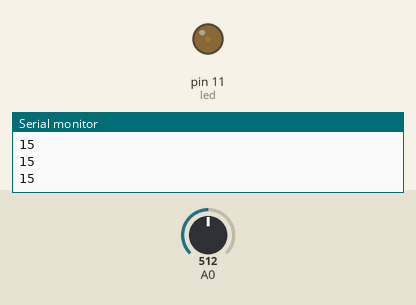
The sketch below on a simulated Arduino Uno, built with avr-gcc and run on an emulated ATmega328P. On the bench: output pins drawn as LEDs (lit = HIGH), the last lines printed to the serial monitor. The inputs (shaded band) are chosen by the test bench; at power-on: A0 = 512.

Above: at 1.2 s.
1.3 s: A0 set to 109
2.8 s: A0 set to 94
At 3.3 s:
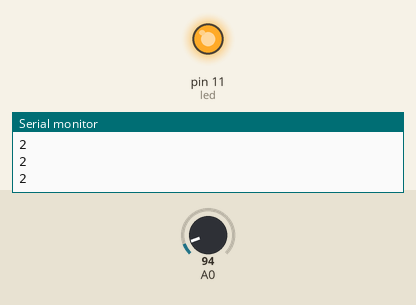
4.3 s: A0 set to 306
At 5.6 s:
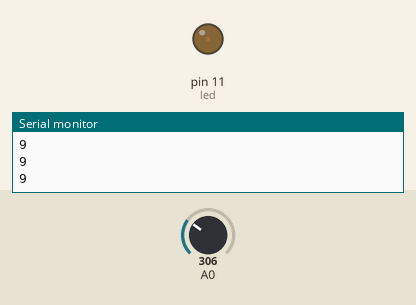
Timing chart, 0 to 7.3 s (numbered marks = the images above; inputs shaded):
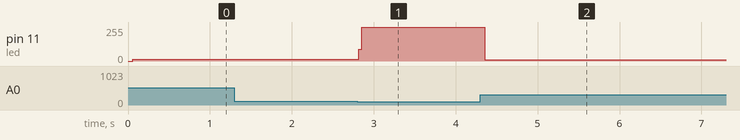

The sketch:

audio_based_led_blink.ino
```cpp
// 11 to RELAY INPUT / LED PIN
int led = 11;

int input;
void setup() {
  Serial.begin(9600);
  pinMode(led, OUTPUT);
}

void loop() {
  input = analogRead(A0);
  //By changing the denomintor the sensitivity can be changed
  input = input / 33;
  Serial.println(input);
  if (input > 2) {
    if (input == 0) {
      digitalWrite(led, HIGH);
    }
    else if (input == 1) {
      digitalWrite(led, HIGH);
    }
    else {
      digitalWrite(led, LOW);
      delay(5);
      digitalWrite(led, HIGH);

    }
  }
}
```

Measured:
- the behaviour switches between 99 and 98 on A0 (found by bisection; images 0 and 1)
- after the input at 2.8 s, pin 11 (led): 13/255 → 255/255 at once
- after the input at 4.3 s, pin 11 (led): 255/255 → 9/255 after 0.06 s
